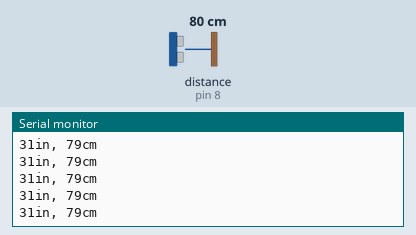
This sketch was run on a simulated Arduino Uno, built with avr-gcc and run on an emulated ATmega328P. Parts: the last lines printed to the serial monitor. Wiring (inferred from the names in the program): ultrasonic range finder: trigger pin 9; echo pin 8. Inputs (shaded band) come from the test bench; at power-on: distance to the obstacle (sensor on pin 8) 80 cm. The echo pulse lasts 58.3 µs per cm.

Above: at 1.2 s.
1.3 s: distance to the obstacle (sensor on pin 8) set to 2 cm
At 1.71 s:
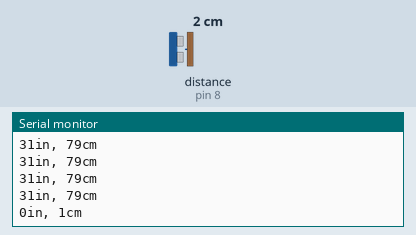
4.3 s: distance to the obstacle (sensor on pin 8) set to 4 cm
At 4.48 s:
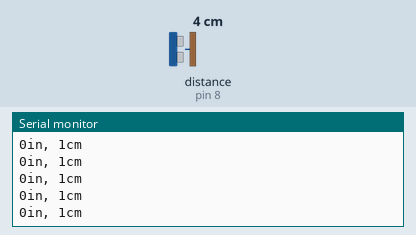
Timing chart, 0 to 7.3 s (numbered marks = the images above; inputs shaded):
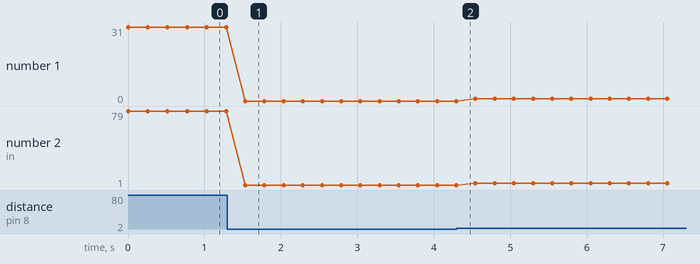

Measured:
- after the input at 1.3 s, the serial monitor: prints a new line after 0.23 s (image 1)
- plotted number 1: 31 → 0 after the input at 1.3 s
- plotted number 2: 79 → 1 after the input at 1.3 s, 1 → 3 after the input at 4.3 s

The sketch:

USonido_02_HC_SR01.ino
```cpp
/*                                     +  -                                         +  -
                                       *  *    *  *  *  *  *       *  *  *  *  *    *  *
                                       *  *    *  *  *  *  *       *  *  +-----+    *  *
                                       *  * +----[PWR]-------------------| USB |--+ *  *
                                       *  * |                            +-----+  | *  *
                                       *  * |         GND/RST2  [ ][ ]            | *  *
                                       *  * |       MOSI2/SCK2  [ ][ ]  A5/SCL[ ] | *  *
                                       *  * |          5V/MISO2 [ ][ ]  A4/SDA[ ] | *  *
                                       *  * |                             AREF[ ] | *  *
                                       *  * |                              GND[ ] | *  *
                                       *  * | [ ]N/C                    SCK/13[0] |-------------------------\
                                       *  * | [ ]IOREF                 MISO/12[0] |------------------------\ |
                                       *  * | [ ]RST                   MOSI/11[0]~|-----------------------\|||
                                       *  * | [ ]3V3    +---+               10[0]~|----------------------\||||
                                       0------[0]5v    -| A |-               9[0]~|---------------------\|||||
                                       *  * | [ ]GND   -| R |-               8[0] |--------------------\||||||
                                       *  0---[0]GND   -| D |-                    | *  *                ||||||
                                       *  * | [ ]Vin   -| U |-               7[ ] | *  *                ||||||
                                       *  * |          -| I |-               6[ ]~| *  *                ||||||
                /                      *  * | [0]A0    -| N |-               5[ ]~| *  *                ||||||
                                       *  * | [ ]A1    -| O |-               4[ ] | *  *                ||||||
                                       *  * | [ ]A2     +---+           INT1/3[ ]~| *  *                ||||||
                                       *  * | [ ]A3                     INT0/2[ ] | *  *                ||||||
                                       *  * | [ ]A4/SDA   RST SCK MISO    TX>1[ ] | *  *                ||||||
                                       *  * | [ ]A5/SCL   [ ] [ ] [ ]     RX<0[ ] | *  *                ||||||
                                       *  * |             [ ] [ ] [ ]             | *  *                ||||||
                                       *  * |  UNO_R3     GND MOSI 5V ____________/ *  *                ||||||
                                       *  * \________________________/              *  *                ||||||
                                       *  *    *  *  *  *  *       *  *  *  *  *    *  *                ||||||
                                       *  *    *  *  *  *  *       *  *  *  *  *    *  *                ||||||
                       ________        *  *    *  *  *  *  *       *  *  *  *  *    *  *                ||||||
                      |  ___  |        *  *    *  *  *  *  *       *  *  *  *  *    *  *                ||||||
                      | // \\ |            GND *  *  *  *  *       *  *  *  *  *    *  *                ||||||
                      | \\_// |-----------0    *  *  *  *  *       *  *  *  *  *    *  *                /|||||
                      |       |--------------Echo------------------------------------------------------/ |||||          Pin 8 Echo
                      |  ___  |--------------Trig-------------------------------------------------------/ ||||          Pin 9 Trig
                      | // \\ |--------0 5 Vcc *  *  *  *  *       *  *  *  *  *    *  *                  ||||
                      | \\_// |        *  *    *  *  *  *  *       *  *  *  *  *    *  *                  ||||
                      |̣̣_______|        *  *    *  *  *  *  *       *  *  *  *  *    *  *                  ||||
                                       *  *    *  *  *  *  *       *  *  *  *  *    *  *                  ||||
                                       *  *    *  *  *  *  *       *  *  *  *  *    *  *                  ||||
                                       *  *    *  *  *  *  *       *  *  *  *  *    *  *                  ||||
                                          220 Ohm            Led 3              /------------------------/ ||| pin 10
                                       *  0-ww-0  *  *  *  0--|>|--0  *  *  *  0    *  *                   |||
                                       *  *    *  *  *  *  *       *  *  *  *  *    *  *                   |||
                                       *  *    *  *  *  *  *       *  *  *  *  *    *  *                   |||
                                          220 Ohm            Led 4              /-------------------------/ || pin 11
                                       *  0-ww-0  *  *  *  0--|>|--0  *  *  *  0    *  *                    ||
                                       *  *    *  *  *  *  *       *  *  *  *  *    *  *                    ||
                                       *  *    *  *  *  *  *       *  *  *  *  *    *  *                    ||
                                          220 Ohm            Led 5              /--------------------------/ | pin 12
                                       *  0-ww-0  *  *  *  0--|>|--0  *  *  *  0    *  *                     |
                                       *  *    *  *  *  *  *       *  *  *  *  *    *  *                     |
                                       *  *    *  *  *  *  *       *  *  *  *  *    *  *                     |
                                          220 Ohm            Led 6              /---------------------------/  pin 13
                                       *  0-ww-0  *  *  *  0--|>|--0  *  *  *  0    *  *
                                       *  *    *  *  *  *  *       *  *  *  *  *    *  *
                                       *  *    *  *  *  *  *       *  *  *  *  *    *  *
                                       *  *    *  *  *  *  *       *  *  *  *  *    *  *
                                       *  0    *  *  *  *  *       *  *  *  *  *    *  0
                         pin GND---------/ \------------------------------------------/ - GND
                                       *  *    *  *  *  *  *       *  *  *  *  *    *  *
                                       0  *    *  *  *  *  *       *  *  *  *  *    0  *
                         pin 5v-------/ \------------------------------------------/+ 5v

 _________
 |  ___  |
 | /   \ |
 | \___/ |----GRD---->
 |       |----Echo--->--pin 8
 |  ___  |----Trig--->--pin 9
 | /   \ |----5v-Vcc->
 | \___/ |
 |̣̣_______|

*/
#define echoPin 8
#define trigPin 9
long tiempo_de_respuesta, cm, inches;

void setup() {

  Serial.begin (9600);
  pinMode(trigPin, OUTPUT);
  pinMode(echoPin, INPUT);
}

void loop() {

  digitalWrite(trigPin, LOW);
  delayMicroseconds(5);
  digitalWrite(trigPin, HIGH);
  delayMicroseconds(10);
  digitalWrite(trigPin, LOW);

  pinMode(echoPin, INPUT);
  tiempo_de_respuesta = pulseIn(echoPin, HIGH);

  // Convertia de tiempo a distancia
  cm = (tiempo_de_respuesta/2) / 29.1;     // Para centimetros divide por 29.1 o multiplica por 0.0343
  inches = (tiempo_de_respuesta/2) / 74;   // Para pulgadas divide por 74 o multiplica por 0.0135

  Serial.print(inches);
  Serial.print("in, ");
  Serial.print(cm);
  Serial.print("cm");
  Serial.println();

  delay(250);
}
```
